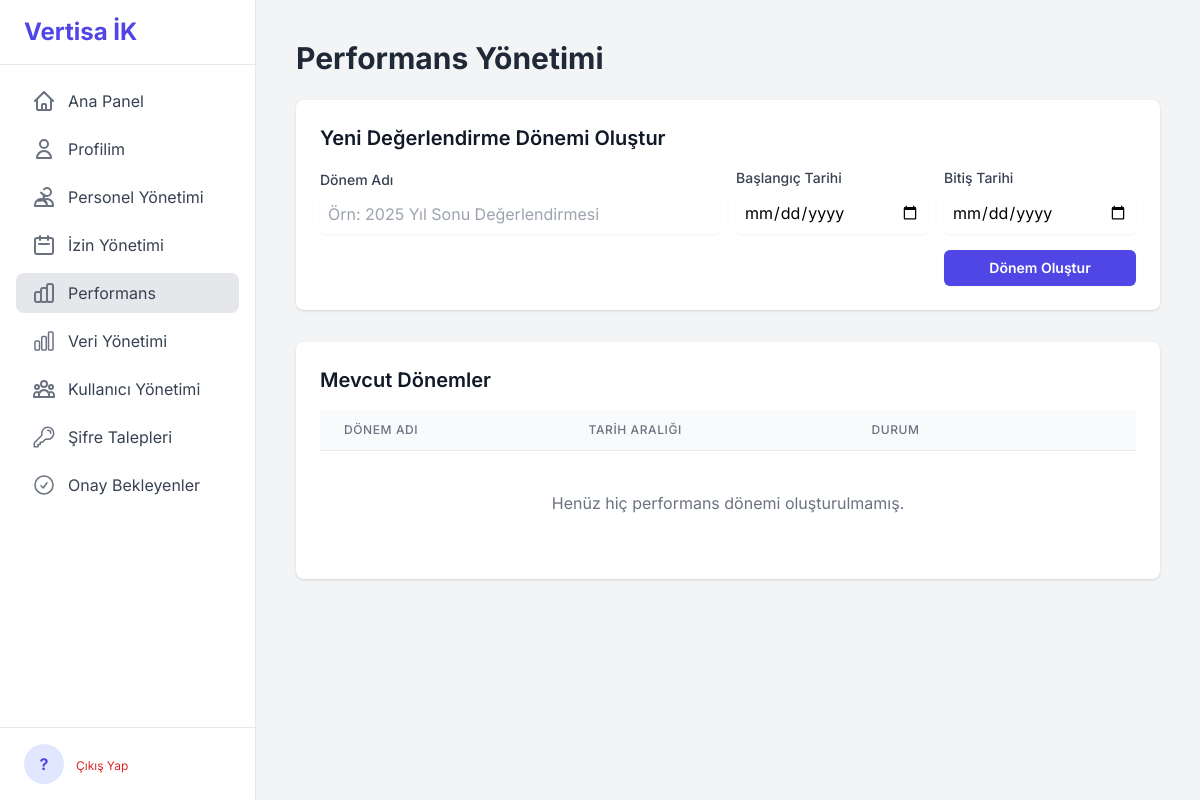
The app's page /performance/ (signed in), older data.
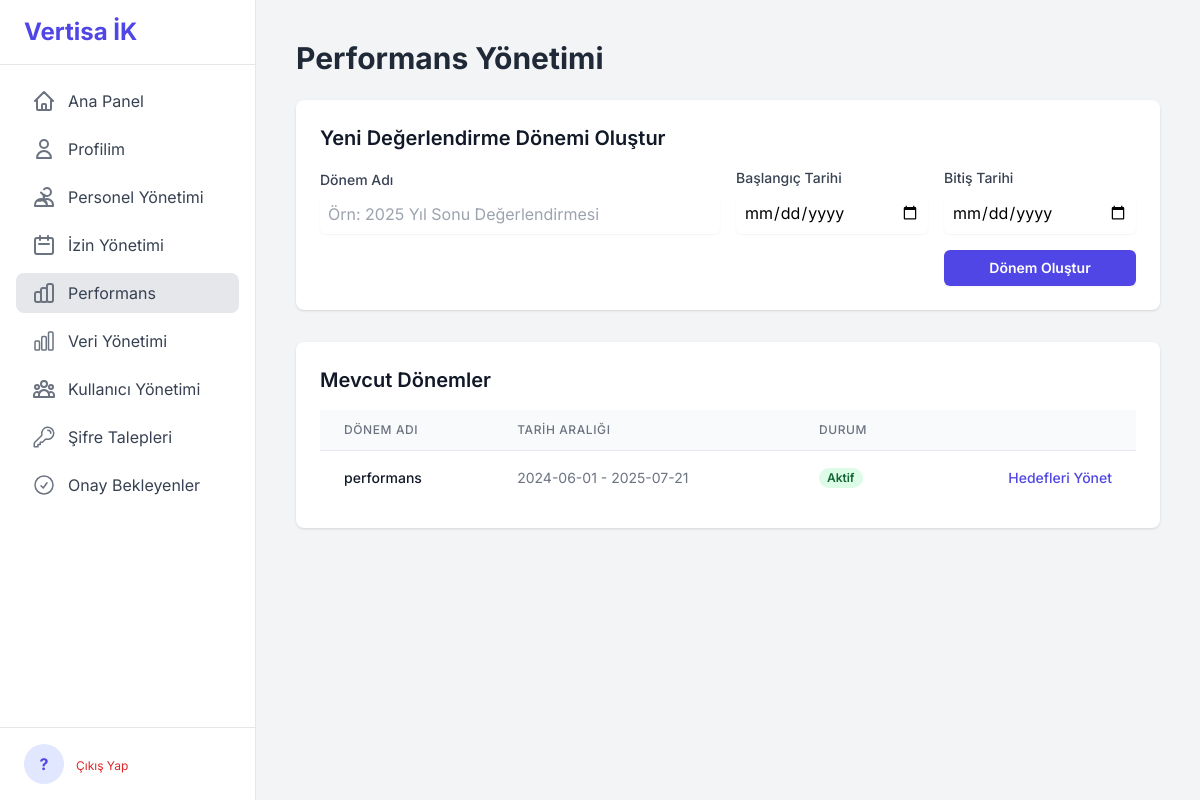
The same page, newer data.
### tables this page shows
CREATE TABLE degerlendirme_donemleri (id INTEGER PRIMARY KEY AUTOINCREMENT, donem_adi TEXT NOT NULL, baslangic_tarihi TEXT, bitis_tarihi TEXT,
    durum TEXT DEFAULT 'Aktif');

### app/performance.py (the view, shortened to what this page needs)
@bp.route('/', methods=('GET', 'POST'))
@admin_required # GÜVENLİK AÇIĞI BURADA KAPATILDI
def management():
    db = g.db
    periods = db.execute("SELECT * FROM degerlendirme_donemleri ORDER BY baslangic_tarihi DESC").fetchall()
    return render_template('performance_management.html', periods=periods)

### app/auth.py (called while the page is built)
def admin_required(view):
    @wraps(view)
    def wrapped_view(**kwargs):
        if session.get('role') != 'admin':
            flash("Bu sayfaya erişim yetkiniz bulunmamaktadır.", "danger")
            return redirect(url_for('dashboard.index'))
        return view(**kwargs)
    return wrapped_view

### app/templates/performance_management.html (shortened to what this page needs)
{% extends "base.html" %}
{% block content %}
<div class="flex justify-between items-center mb-6">
    <h1 class="text-3xl font-bold text-gray-800">Performans Yönetimi</h1>
</div>
<div class="bg-white rounded-lg shadow p-6 mb-8">
    <h2 class="text-xl font-semibold text-gray-900 mb-4">Yeni Değerlendirme Dönemi Oluştur</h2>
    <form action="{{ url_for('performance.management') }}" method="POST" class="grid grid-cols-1 md:grid-cols-4 gap-4 items-end">
        <div class="md:col-span-2">
            <label for="donem_adi" class="block text-sm font-medium text-gray-700">Dönem Adı</label>
            <input type="text" name="donem_adi" id="donem_adi" required placeholder="Örn: 2025 Yıl Sonu Değerlendirmesi" class="mt-1 block w-full rounded-md border-gray-300 shadow-sm p-2">
        </div>
        <div>
            <label for="baslangic_tarihi" class="block text-sm font-medium text-gray-700">Başlangıç Tarihi</label>
            <input type="date" name="baslangic_tarihi" id="baslangic_tarihi" required class="mt-1 block w-full rounded-md border-gray-300 shadow-sm p-2">
        </div>
        <div>
            <label for="bitis_tarihi" class="block text-sm font-medium text-gray-700">Bitiş Tarihi</label>
            <input type="date" name="bitis_tarihi" id="bitis_tarihi" required class="mt-1 block w-full rounded-md border-gray-300 shadow-sm p-2">
        </div>
        <div class="md:col-start-4">
            <button type="submit" class="w-full rounded-md bg-indigo-600 px-4 py-2 text-sm font-semibold text-white shadow-sm hover:bg-indigo-500">Dönem Oluştur</button>
        </div>
    </form>
</div>
<div class="bg-white rounded-lg shadow p-6">
    <h2 class="text-xl font-semibold text-gray-900 mb-4">Mevcut Dönemler</h2>
    <div class="overflow-x-auto">
        <table class="min-w-full divide-y divide-gray-200">
            <thead class="bg-gray-50">
                <tr>
                    <th scope="col" class="px-6 py-3 text-left text-xs font-medium text-gray-500 uppercase tracking-wider">Dönem Adı</th>
                    <th scope="col" class="px-6 py-3 text-left text-xs font-medium text-gray-500 uppercase tracking-wider">Tarih Aralığı</th>
                    <th scope="col" class="px-6 py-3 text-left text-xs font-medium text-gray-500 uppercase tracking-wider">Durum</th>
                    <th scope="col" class="relative px-6 py-3">
                    </th>
                </tr>
            </thead>
            <tbody class="bg-white divide-y divide-gray-200">
                {% for period in periods %}
                <tr class="hover:bg-gray-50">
                    <td class="px-6 py-4 whitespace-nowrap text-sm font-medium text-gray-900">{{ period.donem_adi }}</td>
                    <td class="px-6 py-4 whitespace-nowrap text-sm text-gray-500">{{ period.baslangic_tarihi }} - {{ period.bitis_tarihi }}</td>
                    <td class="px-6 py-4 whitespace-nowrap text-sm">
                        {% if period.durum == 'Aktif' %}
                            <span class="px-2 inline-flex text-xs leading-5 font-semibold rounded-full bg-green-100 text-green-800">Aktif</span>
                        {% else %}
                            <span class="px-2 inline-flex text-xs leading-5 font-semibold rounded-full bg-gray-100 text-gray-800">Tamamlandı</span>
                        {% endif %}
                    </td>
                    <td class="px-6 py-4 whitespace-nowrap text-right text-sm font-medium">
                        <a href="{{ url_for('performance.period_detail', period_id=period.id) }}" class="text-indigo-600 hover:text-indigo-900">Hedefleri Yönet</a>
                    </td>
                </tr>
                {% else %}
                <tr>
                    <td colspan="4" class="text-center py-10 text-gray-500">
                        Henüz hiç performans dönemi oluşturulmamış.
                    </td>
                </tr>
                {% endfor %}
            </tbody>
        </table>
    </div>
</div>
{% endblock %}

Row changes from the older to the newer data that the page shows:
added degerlendirme_donemleri: donem_adi "performans", baslangic_tarihi "2024-06-01", bitis_tarihi "2025-07-21", durum "Aktif"
Text that changed along with them:
text no longer shown: "Henüz hiç performans dönemi oluşturulmamış."
